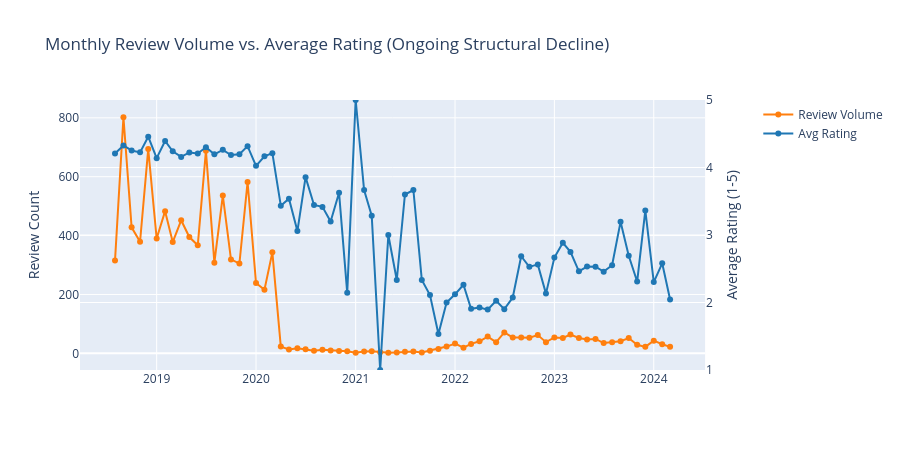
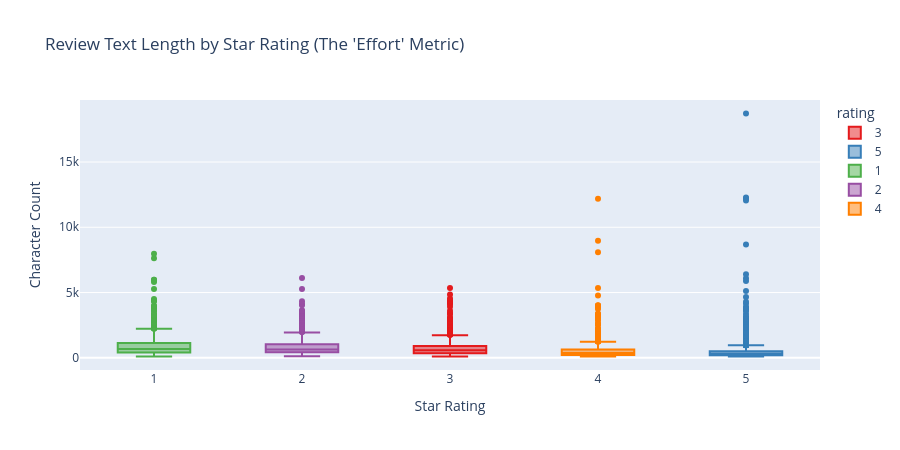

The notebook cell saved with these charts, in order:
### Markdown cell above
## 3. Patterns, Trends, and Insights
Using statistical techniques and interactive data visualizations to identify meaningful patterns.

### Code cell
# Statistical Technique: Pearson Correlation
correlation, p_value = stats.pearsonr(df["rating"], df["text_length"])

print(f"--- STATISTICAL INSIGHT ---")
print(f"Pearson Correlation (Rating vs Text Length): {correlation:.3f}")
print(f"P-value: {p_value:.3e}")
if p_value < 0.05:
    print("Conclusion: There is a statistically significant INVERSE relationship. Detractors (low ratings) write significantly longer, more detailed reviews than Promoters.")

# Interactive Dashboard Visualizations

# Chart 1: Review Volume vs Rating Trend
time_series = df.set_index("published_date").resample("MS").agg(
    review_count=("rating", "count"),
    avg_rating=("rating", "mean")
).reset_index().dropna()

fig1 = make_subplots(specs=[[{"secondary_y": True}]])
fig1.add_trace(go.Scatter(x=time_series["published_date"], y=time_series["review_count"], name="Review Volume", mode="lines+markers", line=dict(color="#ff7f0e")), secondary_y=False)
fig1.add_trace(go.Scatter(x=time_series["published_date"], y=time_series["avg_rating"], name="Avg Rating", mode="lines+markers", line=dict(color="#1f77b4")), secondary_y=True)
fig1.update_layout(title_text="Monthly Review Volume vs. Average Rating (Ongoing Structural Decline)", hovermode="x unified", height=450)
fig1.update_yaxes(title_text="Review Count", secondary_y=False)
fig1.update_yaxes(title_text="Average Rating (1-5)", secondary_y=True, range=[1, 5])
fig1.show()

# Chart 2: Text Length Distribution by Rating
fig2 = px.box(df, x="rating", y="text_length", title="Review Text Length by Star Rating (The 'Effort' Metric)", color="rating", color_discrete_sequence=px.colors.qualitative.Set1)
fig2.update_layout(xaxis_title="Star Rating", yaxis_title="Character Count", height=450)
fig2.show()

### Figure 1 — Plotly figure (JSON) as saved in the notebook; plotly's stock layout.template omitted (floating-point values rounded to 4 significant figures)
{"data": [{"line": {"color": "#ff7f0e"}, "mode": "lines+markers", "name": "Review Volume", "type": "scatter", "x": ["2018-08-01T00:00:00", "2018-09-01T00:00:00", "2018-10-01T00:00:00", "2018-11-01T00:00:00", "2018-12-01T00:00:00", "2019-01-01T00:00:00", "2019-02-01T00:00:00", "2019-03-01T00:00:00", "2019-04-01T00:00:00", "2019-05-01T00:00:00", "2019-06-01T00:00:00", "2019-07-01T00:00:00", "2019-08-01T00:00:00", "2019-09-01T00:00:00", "2019-10-01T00:00:00", "2019-11-01T00:00:00", "2019-12-01T00:00:00", "2020-01-01T00:00:00", "2020-02-01T00:00:00", "2020-03-01T00:00:00", "2020-04-01T00:00:00", "2020-05-01T00:00:00", "2020-06-01T00:00:00", "2020-07-01T00:00:00", "2020-08-01T00:00:00", "2020-09-01T00:00:00", "2020-10-01T00:00:00", "2020-11-01T00:00:00", "2020-12-01T00:00:00", "2021-01-01T00:00:00", "2021-02-01T00:00:00", "2021-03-01T00:00:00", "2021-04-01T00:00:00", "2021-05-01T00:00:00", "2021-06-01T00:00:00", "2021-07-01T00:00:00", "2021-08-01T00:00:00", "2021-09-01T00:00:00", "2021-10-01T00:00:00", "2021-11-01T00:00:00", "2021-12-01T00:00:00", "2022-01-01T00:00:00", "2022-02-01T00:00:00", "2022-03-01T00:00:00", "2022-04-01T00:00:00", "2022-05-01T00:00:00", "2022-06-01T00:00:00", "2022-07-01T00:00:00", "2022-08-01T00:00:00", "2022-09-01T00:00:00", "2022-10-01T00:00:00", "2022-11-01T00:00:00", "2022-12-01T00:00:00", "2023-01-01T00:00:00", "2023-02-01T00:00:00", "2023-03-01T00:00:00", "2023-04-01T00:00:00", "2023-05-01T00:00:00", "2023-06-01T00:00:00", "2023-07-01T00:00:00", "2023-08-01T00:00:00", "2023-09-01T00:00:00", "2023-10-01T00:00:00", "2023-11-01T00:00:00", "2023-12-01T00:00:00", "2024-01-01T00:00:00", "2024-02-01T00:00:00", "2024-03-01T00:00:00"], "xaxis": "x", "y": [315, 802, 428, 379, 694, 390, 483, 378, 452, 395, 367, 688, 308, 536, 319, 305, 582, 239, 216, 343, 23, 13, 17, 14, 9, 12, 10, 8, 7, 2, 6, 7, 4, 2, 3, 5, 6, 3, 9, 15, 23, 33, 19, 32, 41, 57, 38, 71, 54, 54, 53, 62, 38, 54, 52, 64, 52, 47, 49, 35, 38, 41, 52, 29, 22, 43, 31, 22], "yaxis": "y"}, {"line": {"color": "#1f77b4"}, "mode": "lines+markers", "name": "Avg Rating", "type": "scatter", "x": ["2018-08-01T00:00:00", "2018-09-01T00:00:00", "2018-10-01T00:00:00", "2018-11-01T00:00:00", "2018-12-01T00:00:00", "2019-01-01T00:00:00", "2019-02-01T00:00:00", "2019-03-01T00:00:00", "2019-04-01T00:00:00", "2019-05-01T00:00:00", "2019-06-01T00:00:00", "2019-07-01T00:00:00", "2019-08-01T00:00:00", "2019-09-01T00:00:00", "2019-10-01T00:00:00", "2019-11-01T00:00:00", "2019-12-01T00:00:00", "2020-01-01T00:00:00", "2020-02-01T00:00:00", "2020-03-01T00:00:00", "2020-04-01T00:00:00", "2020-05-01T00:00:00", "2020-06-01T00:00:00", "2020-07-01T00:00:00", "2020-08-01T00:00:00", "2020-09-01T00:00:00", "2020-10-01T00:00:00", "2020-11-01T00:00:00", "2020-12-01T00:00:00", "2021-01-01T00:00:00", "2021-02-01T00:00:00", "2021-03-01T00:00:00", "2021-04-01T00:00:00", "2021-05-01T00:00:00", "2021-06-01T00:00:00", "2021-07-01T00:00:00", "2021-08-01T00:00:00", "2021-09-01T00:00:00", "2021-10-01T00:00:00", "2021-11-01T00:00:00", "2021-12-01T00:00:00", "2022-01-01T00:00:00", "2022-02-01T00:00:00", "2022-03-01T00:00:00", "2022-04-01T00:00:00", "2022-05-01T00:00:00", "2022-06-01T00:00:00", "2022-07-01T00:00:00", "2022-08-01T00:00:00", "2022-09-01T00:00:00", "2022-10-01T00:00:00", "2022-11-01T00:00:00", "2022-12-01T00:00:00", "2023-01-01T00:00:00", "2023-02-01T00:00:00", "2023-03-01T00:00:00", "2023-04-01T00:00:00", "2023-05-01T00:00:00", "2023-06-01T00:00:00", "2023-07-01T00:00:00", "2023-08-01T00:00:00", "2023-09-01T00:00:00", "2023-10-01T00:00:00", "2023-11-01T00:00:00", "2023-12-01T00:00:00", "2024-01-01T00:00:00", "2024-02-01T00:00:00", "2024-03-01T00:00:00"], "xaxis": "x", "y": [4.206, 4.327, 4.252, 4.224, 4.457, 4.138, 4.393, 4.241, 4.157, 4.223, 4.207, 4.301, 4.195, 4.261, 4.185, 4.197, 4.316, 4.025, 4.167, 4.213, 3.435, 3.538, 3.059, 3.857, 3.444, 3.417, 3.2, 3.625, 2.143, 5.0, 3.667, 3.286, 1.0, 3.0, 2.333, 3.6, 3.667, 2.333, 2.111, 1.533, 2.0, 2.121, 2.263, 1.906, 1.927, 1.895, 2.026, 1.901, 2.074, 2.685, 2.528, 2.565, 2.132, 2.667, 2.885, 2.75, 2.462, 2.532, 2.531, 2.457, 2.553, 3.195, 2.692, 2.31, 3.364, 2.302, 2.581, 2.045], "yaxis": "y2"}], "layout": {"height": 450, "hovermode": "x unified", "title": {"text": "Monthly Review Volume vs. Average Rating (Ongoing Structural Decline)"}, "xaxis": {"anchor": "y", "domain": [0, 0.94]}, "yaxis": {"anchor": "x", "domain": [0, 1], "title": {"text": "Review Count"}}, "yaxis2": {"anchor": "x", "overlaying": "y", "range": [1, 5], "side": "right", "title": {"text": "Average Rating (1-5)"}}}}

### Figure 2 — Plotly figure (JSON) as saved in the notebook; plotly's stock layout.template omitted (floating-point values rounded to 4 significant figures; data arrays with more than 128 entries replaced by an {"elided": "..."} marker saying what was removed)
{"data": [{"alignmentgroup": "True", "hovertemplate": "rating=%{x}<br>text_length=%{y}<extra></extra>", "legendgroup": "3", "marker": {"color": "rgb(228,26,28)"}, "name": "3", "notched": false, "offsetgroup": "3", "orientation": "v", "showlegend": true, "type": "box", "x": {"elided": "1009 int values"}, "x0": " ", "xaxis": "x", "y": {"elided": "1009 int values"}, "y0": " ", "yaxis": "y"}, {"alignmentgroup": "True", "hovertemplate": "rating=%{x}<br>text_length=%{y}<extra></extra>", "legendgroup": "5", "marker": {"color": "rgb(55,126,184)"}, "name": "5", "notched": false, "offsetgroup": "5", "orientation": "v", "showlegend": true, "type": "box", "x": {"elided": "5424 int values"}, "x0": " ", "xaxis": "x", "y": {"elided": "5424 int values"}, "y0": " ", "yaxis": "y"}, {"alignmentgroup": "True", "hovertemplate": "rating=%{x}<br>text_length=%{y}<extra></extra>", "legendgroup": "1", "marker": {"color": "rgb(77,175,74)"}, "name": "1", "notched": false, "offsetgroup": "1", "orientation": "v", "showlegend": true, "type": "box", "x": {"elided": "1057 int values"}, "x0": " ", "xaxis": "x", "y": {"elided": "1057 int values"}, "y0": " ", "yaxis": "y"}, {"alignmentgroup": "True", "hovertemplate": "rating=%{x}<br>text_length=%{y}<extra></extra>", "legendgroup": "2", "marker": {"color": "rgb(152,78,163)"}, "name": "2", "notched": false, "offsetgroup": "2", "orientation": "v", "showlegend": true, "type": "box", "x": {"elided": "543 int values"}, "x0": " ", "xaxis": "x", "y": {"elided": "543 int values"}, "y0": " ", "yaxis": "y"}, {"alignmentgroup": "True", "hovertemplate": "rating=%{x}<br>text_length=%{y}<extra></extra>", "legendgroup": "4", "marker": {"color": "rgb(255,127,0)"}, "name": "4", "notched": false, "offsetgroup": "4", "orientation": "v", "showlegend": true, "type": "box", "x": {"elided": "1967 int values"}, "x0": " ", "xaxis": "x", "y": {"elided": "1967 int values"}, "y0": " ", "yaxis": "y"}], "layout": {"boxmode": "overlay", "height": 450, "legend": {"title": {"text": "rating"}, "tracegroupgap": 0}, "title": {"text": "Review Text Length by Star Rating (The 'Effort' Metric)"}, "xaxis": {"anchor": "y", "categoryarray": [3, 5, 1, 2, 4], "categoryorder": "array", "domain": [0, 1], "title": {"text": "Star Rating"}}, "yaxis": {"anchor": "x", "domain": [0, 1], "title": {"text": "Character Count"}}}}
